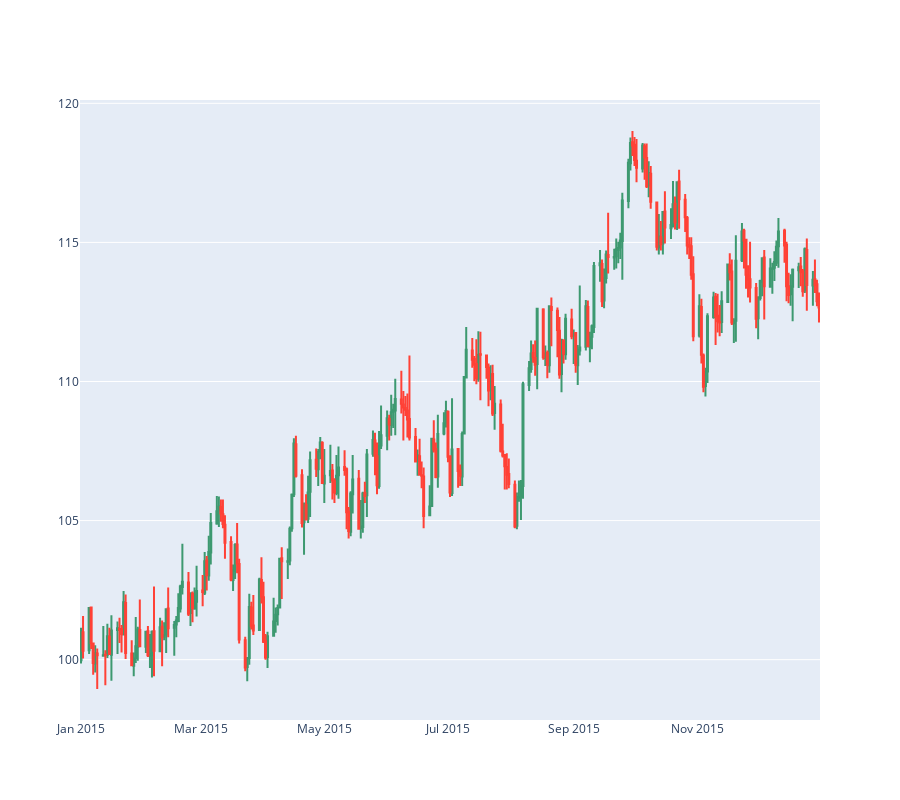

Write notebook code for a chart like this one.
### Markdown cell above
## 7-3-2 ローソクチャートを表示するライブラリ

### Code cell
# plotlyライブラリのインポート
from plotly.offline import init_notebook_mode, iplot
import plotly.figure_factory as FF  # figure_factoryの正しいインポート

# jupyter notebook 用の設定
init_notebook_mode(connected=True)

# ローソクチャートの設定
fig = FF.create_candlestick(df['open'], df['high'], df['low'], df['close'], dates=df.index)

fig.update_layout(height=800)

# グラフの描画
iplot(fig)

### Figure 1 — Plotly figure (JSON) as saved in the notebook; plotly's stock layout.template omitted (floating-point values rounded to 4 significant figures; data arrays with more than 128 entries replaced by an {"elided": "..."} marker saying what was removed)
{"data": [{"boxpoints": false, "fillcolor": "#3D9970", "line": {"color": "#3D9970"}, "name": "Increasing", "showlegend": false, "type": "box", "whiskerwidth": 0, "x": {"elided": "810 str values"}, "y": {"elided": "810 float values"}}, {"boxpoints": false, "fillcolor": "#FF4136", "line": {"color": "#FF4136"}, "name": "Decreasing", "showlegend": false, "type": "box", "whiskerwidth": 0, "x": {"elided": "756 str values"}, "y": {"elided": "756 float values"}}], "layout": {"height": 800}}
